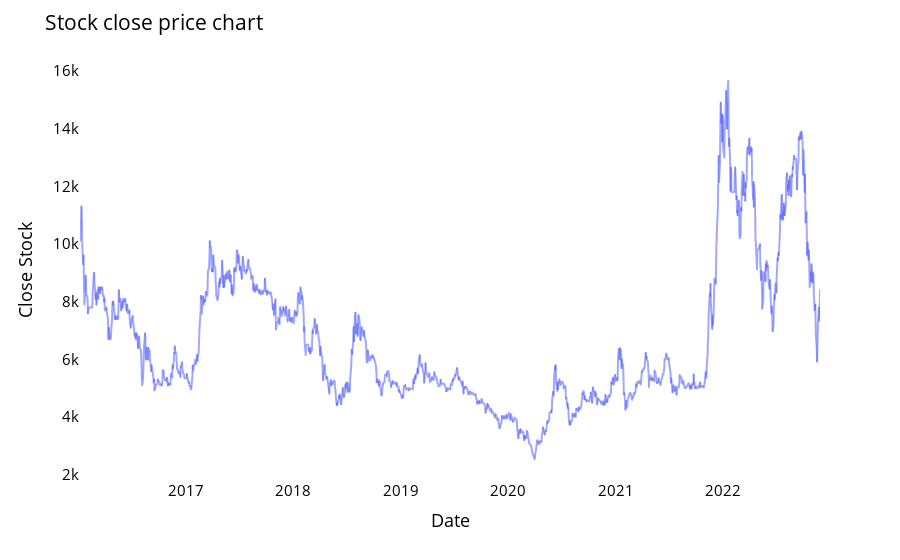

The notebook cell this image was saved under:
### Markdown cell above
Plotting stock close price chart

### Code cell
fig = px.line(closedf, x=closedf.date, y=closedf.close,labels={'date':'Date','close':'Close Stock'})
fig.update_traces(marker_line_width=2, opacity=0.6)
fig.update_layout(title_text='Stock close price chart', plot_bgcolor='white', font_size=15, font_color='black')
fig.update_xaxes(showgrid=False)
fig.update_yaxes(showgrid=False)
fig.show()

### Figure 1 — Plotly figure (JSON) as saved in the notebook; plotly's stock layout.template omitted (floating-point values rounded to 4 significant figures; data arrays with more than 128 entries replaced by an {"elided": "..."} marker saying what was removed)
{"data": [{"hovertemplate": "Date=%{x}<br>Close Stock=%{y}<extra></extra>", "legendgroup": "", "line": {"color": "#636efa", "dash": "solid"}, "marker": {"line": {"width": 2}, "symbol": "circle"}, "mode": "lines", "name": "", "opacity": 0.6, "showlegend": false, "type": "scattergl", "x": {"elided": "1720 str values"}, "xaxis": "x", "y": {"elided": "1720 int values"}, "yaxis": "y"}], "layout": {"font": {"color": "black", "size": 15}, "legend": {"tracegroupgap": 0}, "margin": {"t": 60}, "plot_bgcolor": "white", "title": {"text": "Stock close price chart"}, "xaxis": {"anchor": "y", "domain": [0, 1], "showgrid": false, "title": {"text": "Date"}}, "yaxis": {"anchor": "x", "domain": [0, 1], "showgrid": false, "title": {"text": "Close Stock"}}}}
